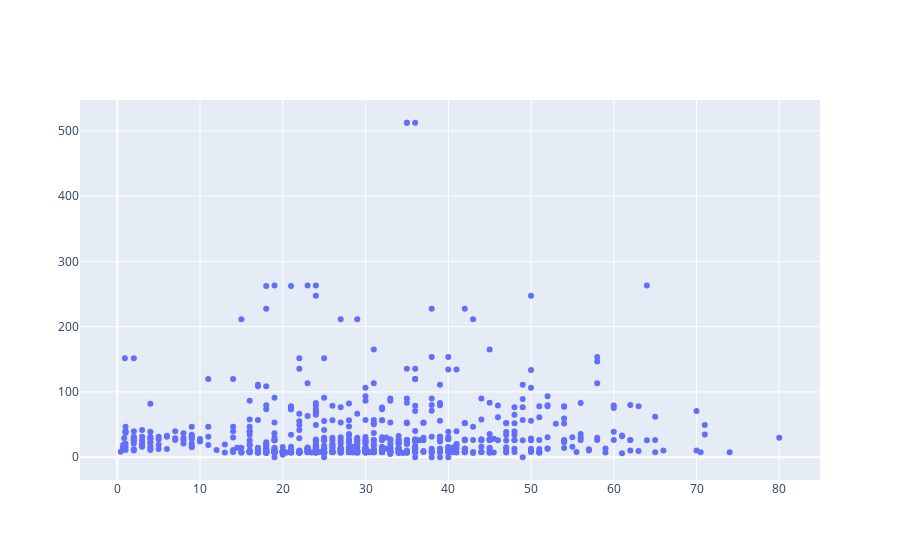

The code cell stored with this chart in its notebook:
### Code cell
import plotly.graph_objects as go
fig = go.Figure()
fig.add_trace(go.Scatter(x = x , y = y , mode = "markers"))
fig.show()

### Figure 1 — Plotly figure (JSON) as saved in the notebook; plotly's stock layout.template omitted (floating-point values rounded to 4 significant figures; data arrays with more than 128 entries replaced by an {"elided": "..."} marker saying what was removed)
{"data": [{"mode": "markers", "type": "scatter", "x": {"elided": "891 float values"}, "y": {"elided": "891 float values"}}], "layout": {"autosize": true, "xaxis": {"autorange": true, "range": [-4.493, 84.91], "type": "linear"}, "yaxis": {"autorange": true, "range": [-42.28, 554.6], "type": "linear"}}}
